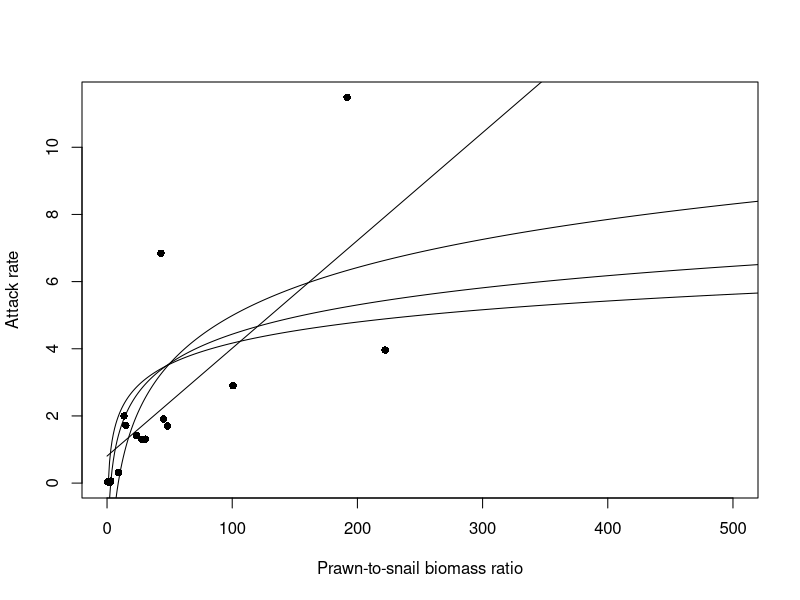
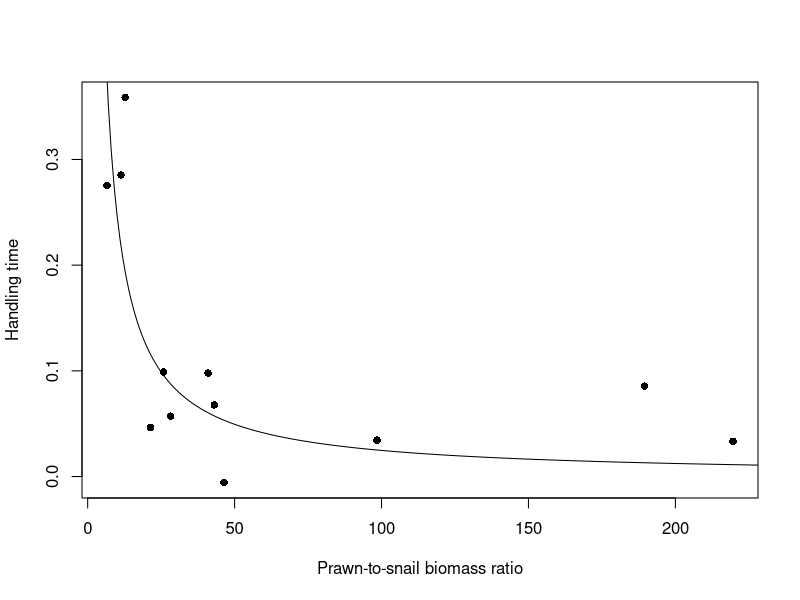
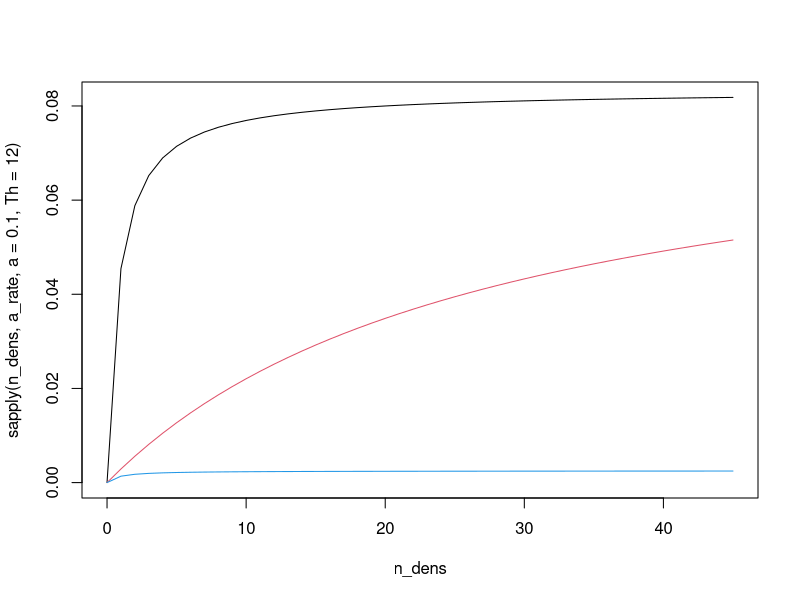

The R script that drew these images, in order:
## Fitting alpha and Th functions based on data from Sokolow et al. 2014
## Data extracted from plots using WebPlotDigitizer

#Attack rate model
a_points = read.csv("functional_response_fit/a_points.csv", header = FALSE)

x = c(0:2500)

#a_model = nls(V2 ~ -log(3) + b*log(V1), data = a_points, start = list(b=1))  # Alternate model (linear with forced 0-intercept): lm(a_points[,2] ~ 0 + a_points[,1])
#summary(a_model)
#lines(x, -log(3) + a_model$m$getPars()*log(x))

plot(a_points[,1], a_points[,2], xlab = "Prawn-to-snail biomass ratio", ylab = "Attack rate", pch = 16,
     xlim = c(0,500))

#logarithmic function
a_model = nls(V2 ~ b*log(V1), data = a_points, start = list(b=1))  # Alternate model (linear with forced 0-intercept): lm(a_points[,2] ~ 0 + a_points[,1])
  summary(a_model)
  lines(x, a_model$m$getPars()[1]*log(x))
  
#logarithmic function
a_model = nls(V2 ~ c + b*log(V1), data = a_points, start = list(c = -log(3), b=1))  # Alternate model (linear with forced 0-intercept): lm(a_points[,2] ~ 0 + a_points[,1])
  summary(a_model)
  lines(x, a_model$m$getPars()[1] + a_model$m$getPars()[2]*log(x))

#logarithmic model excluding points that fall in refuge biomass ratio (~6)
a2 = subset(a_points, V1 >= 6)  
  a_model2 = nls(V2 ~ b*log(V1) - c, data = a2, start = list(b=1, c = 3))  # Alternate model (linear with forced 0-intercept): lm(a_points[,2] ~ 0 + a_points[,1])
  summary(a_model2)
  lines(x, a_model2$m$getPars()[1]*log(x) - a_model2$m$getPars()[2])

#linear model
a_model3 = nls(V2 ~ a+b*V1, data = a_points, start = list(a = 0, b=1))  # Alternate model (linear with forced 0-intercept): lm(a_points[,2] ~ 0 + a_points[,1])
  summary(a_model3)
  lines(x, a_model3$m$getPars()[1] + a_model3$m$getPars()[2]*x)
  
AIC(a_model, a_model2, a_model3)  



#hadnling time model  
th_points = read.csv("functional_response_fit/th_points.csv", header = FALSE)

plot(th_points[,1], th_points[,2], xlab = "Prawn-to-snail biomass ratio", ylab = "Handling time", pch = 16)

th_model = nls(V2 ~ 1/(c*V1), data = th_points, start = list(c=1))
summary(th_model)
lines(x, 1/(th_model$m$getPars()*x))

#Test per capita predation function with attack rate penalty implemented in different ways
n_dens = c(0:45)

a_rate <- function(a, Th, n){
  (a*n)/(1+a*Th*n)
}

plot(n_dens, sapply(n_dens, a_rate, a = 0.1, Th = 12), type = 'l')
  lines(n_dens, sapply(n_dens, a_rate, a = 0.1*0.03, Th = 12), col = 2) #attack rate penalty on attack rate parameter
  lines(n_dens, 0.03*sapply(n_dens, a_rate, a = 0.1, Th = 12), col = 4) #penalty on actual predation rate
  